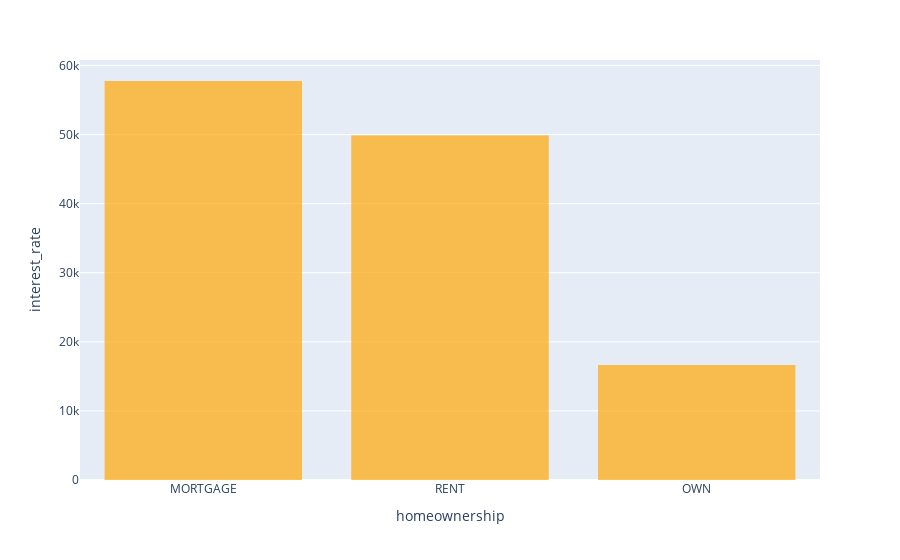

Notebook cell for this chart:
### Markdown cell above
**Problem 2** Try to make your own bar plot of one of the other categorical columns. Add some categorical fill or facets. See how fancy you can make your graph. Make sure it is also still really informative.

### Code cell
# Your code here
fig = px.bar(DF,
            x='homeownership',
             y='interest_rate',
            color_discrete_sequence=['orange'])
fig.update_traces(dict(marker_line_width=0))
fig.show()

### Figure 1 — Plotly figure (JSON) as saved in the notebook; plotly's stock layout.template omitted (floating-point values rounded to 4 significant figures; data arrays with more than 128 entries replaced by an {"elided": "..."} marker saying what was removed)
{"data": [{"alignmentgroup": "True", "hovertemplate": "homeownership=%{x}<br>interest_rate=%{y}<extra></extra>", "legendgroup": "", "marker": {"color": "orange", "line": {"width": 0}, "pattern": {"shape": ""}}, "name": "", "offsetgroup": "", "orientation": "v", "showlegend": false, "textposition": "auto", "type": "bar", "x": {"elided": "10000 str values"}, "xaxis": "x", "y": {"elided": "10000 float values"}, "yaxis": "y"}], "layout": {"autosize": true, "barmode": "relative", "legend": {"tracegroupgap": 0}, "margin": {"t": 60}, "xaxis": {"anchor": "y", "autorange": true, "domain": [0, 1], "range": [-0.5, 2.5], "title": {"text": "homeownership"}, "type": "category"}, "yaxis": {"anchor": "x", "autorange": true, "domain": [0, 1], "range": [0, 60790.0], "title": {"text": "interest_rate"}, "type": "linear"}}}
